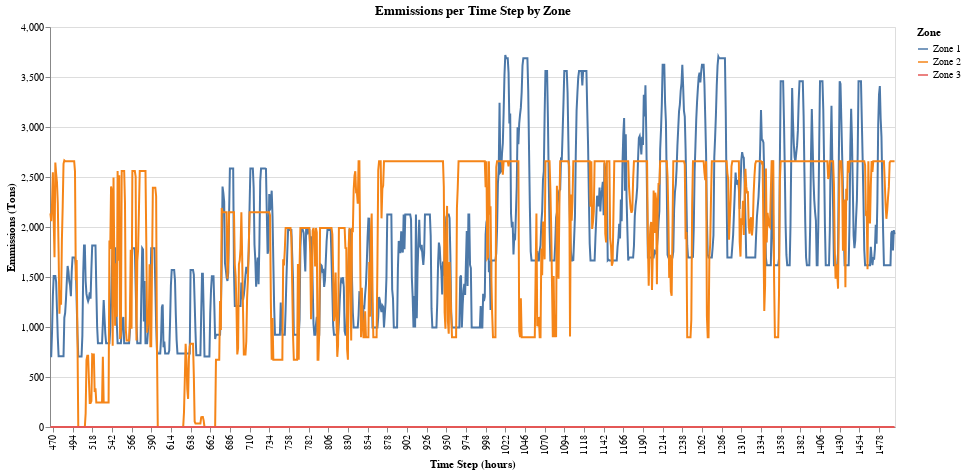

Notebook cell for this chart:
### Code cell
emm_plot2  |>
@vlplot(mark={:line},
    x={:Hour,title="Time Step (hours)",labels="Zone:n",axis={values=tstart:24:tend}}, y={:MW,title="Emmissions (Tons)",type="quantitative"},
    color={"Zone:n"},width=845,height=400,title="Emmissions per Time Step by Zone")

### Figure 1 — Vega specification as saved in the notebook (floating-point values rounded to 4 significant figures; data arrays with more than 128 entries replaced by an {"elided": "..."} marker saying what was removed)
{"$schema": "https://vega.github.io/schema/vega/v5.json", "axes": [{"aria": false, "domain": false, "grid": true, "gridScale": "x", "labels": false, "maxExtent": 0, "minExtent": 0, "orient": "left", "scale": "y", "tickCount": {"signal": "ceil(height/40)"}, "ticks": false, "zindex": 0}, {"grid": false, "labelAlign": "right", "labelAngle": 270, "labelBaseline": "middle", "orient": "bottom", "scale": "x", "title": "Time Step (hours)", "values": [470, 494, 518, 542, 566, 590, 614, 638, 662, 686, 710, 734, 758, 782, 806, 830, 854, 878, 902, 926, 950, 974, 998, 1022, 1046, 1070, 1094, 1118, 1142, 1166, 1190, 1214, 1238, 1262, 1286, 1310, 1334, 1358, 1382, 1406, 1430, 1454, 1478], "zindex": 0}, {"grid": false, "labelOverlap": true, "orient": "left", "scale": "y", "tickCount": {"signal": "ceil(height/40)"}, "title": "Emmissions (Tons)", "zindex": 0}], "background": "white", "data": [{"name": "source_0", "values": {"elided": "3093 records"}}], "height": 400, "legends": [{"stroke": "color", "symbolType": "stroke", "title": "Zone"}], "marks": [{"encode": {"update": {"height": {"field": {"group": "height"}}, "width": {"field": {"group": "width"}}}}, "from": {"facet": {"data": "source_0", "groupby": ["Zone"], "name": "faceted_path_main"}}, "marks": [{"encode": {"update": {"defined": {"signal": "isValid(datum[\"MW\"]) && isFinite(+datum[\"MW\"])"}, "description": {"signal": "\"Time Step (hours): \" + (isValid(datum[\"Hour\"]) ? datum[\"Hour\"] : \"\"+datum[\"Hour\"]) + \"; Emmissions (Tons): \" + (format(datum[\"MW\"], \"\")) + \"; Zone: \" + (isValid(datum[\"Zone\"]) ? datum[\"Zone\"] : \"\"+datum[\"Zone\"])"}, "stroke": {"field": "Zone", "scale": "color"}, "x": {"field": "Hour", "scale": "x"}, "y": {"field": "MW", "scale": "y"}}}, "from": {"data": "faceted_path_main"}, "name": "marks", "sort": {"field": "datum[\"Hour\"]"}, "style": ["line"], "type": "line"}], "name": "pathgroup", "type": "group"}], "padding": 5, "scales": [{"domain": {"data": "source_0", "field": "Hour", "sort": true}, "name": "x", "padding": 0.5, "range": [0, {"signal": "width"}], "type": "point"}, {"domain": {"data": "source_0", "field": "MW"}, "name": "y", "nice": true, "range": [{"signal": "height"}, 0], "type": "linear", "zero": true}, {"domain": {"data": "source_0", "field": "Zone", "sort": true}, "name": "color", "range": "category", "type": "ordinal"}], "style": "cell", "title": {"frame": "group", "text": "Emmissions per Time Step by Zone"}, "width": 845}
